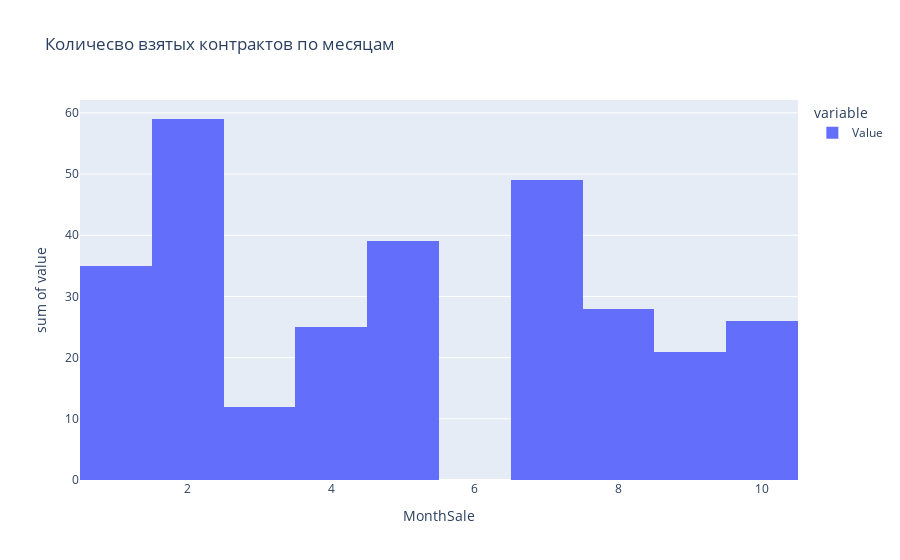

The notebook cell this image was saved under:
### Code cell
fig = px.histogram(n_year,
                   x=n_year.index,
                   y = ['Value'],
                   nbins=10,
                   title="Количесво взятых контрактов по месяцам",
                   #hover_data = ['Value']
                   #labels={'x':'Number of Month', 'y':'counts of Contracts'}
                  )
fig.update_layout(hovermode="x unified") # Указываем что подскзку показываем сразу для всех элементов 
                                         # в разрезе по оси X. По мне просто бомба для этого графика, 
                                         # особенно для 4 колонки, где непонятно, есть второй сегмент 
                                         # клиентов или нету
fig.show()

### Figure 1 — Plotly figure (JSON) as saved in the notebook; plotly's stock layout.template omitted (floating-point values rounded to 4 significant figures)
{"data": [{"alignmentgroup": "True", "bingroup": "x", "histfunc": "sum", "hovertemplate": "variable=Value<br>MonthSale=%{x}<br>sum of value=%{y}<extra></extra>", "legendgroup": "Value", "marker": {"color": "#636efa", "pattern": {"shape": ""}}, "name": "Value", "nbinsx": 10, "offsetgroup": "Value", "orientation": "v", "showlegend": true, "type": "histogram", "x": [1, 2, 3, 4, 5, 7, 8, 9, 10], "xaxis": "x", "y": [35, 59, 12, 25, 39, 49, 28, 21, 26], "yaxis": "y"}], "layout": {"barmode": "relative", "hovermode": "x unified", "legend": {"title": {"text": "variable"}, "tracegroupgap": 0}, "title": {"text": "Количесво взятых контрактов по месяцам"}, "xaxis": {"anchor": "y", "domain": [0, 1], "title": {"text": "MonthSale"}}, "yaxis": {"anchor": "x", "domain": [0, 1], "title": {"text": "sum of value"}}}}
